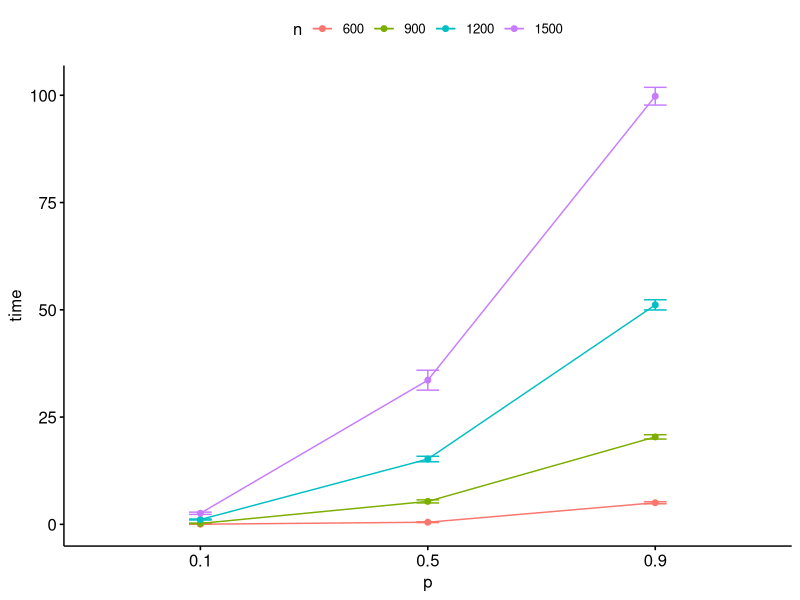
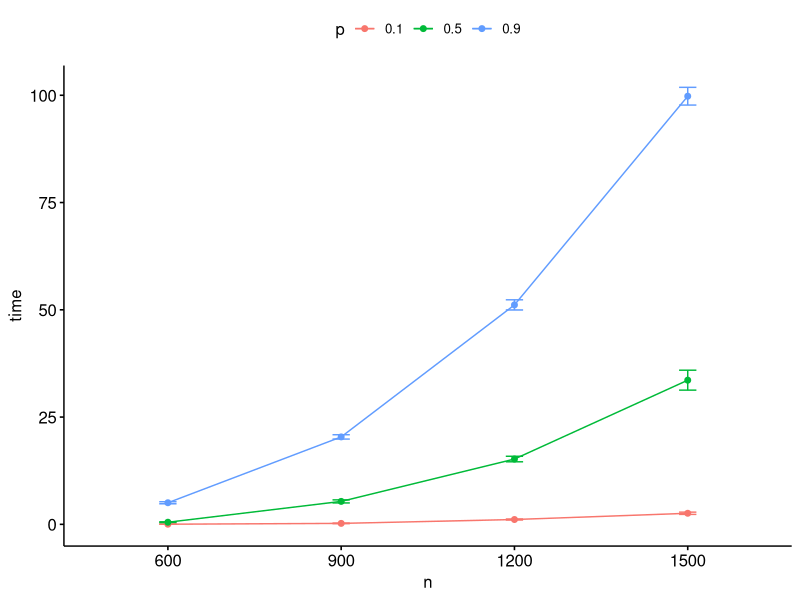
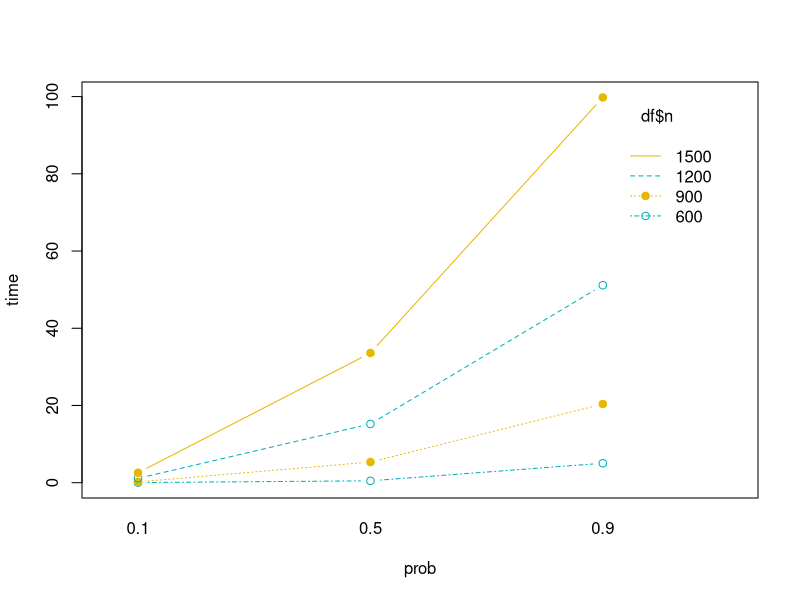
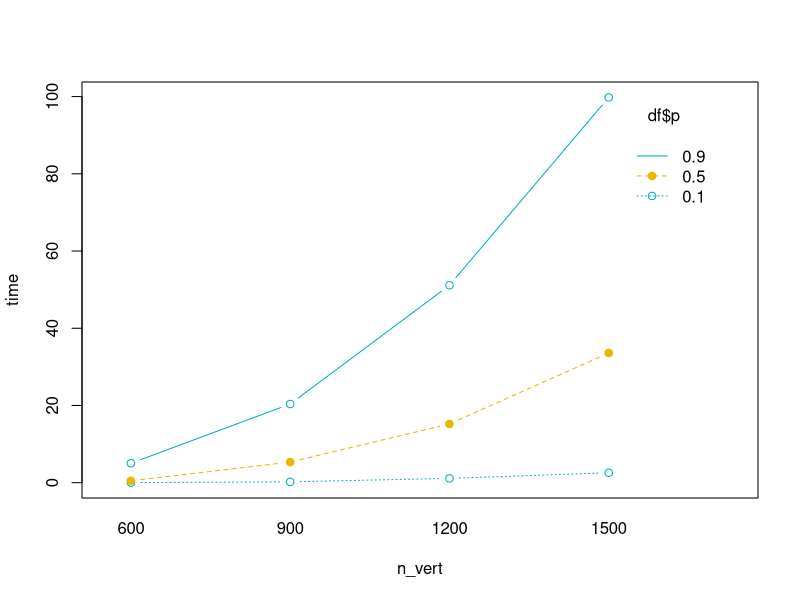
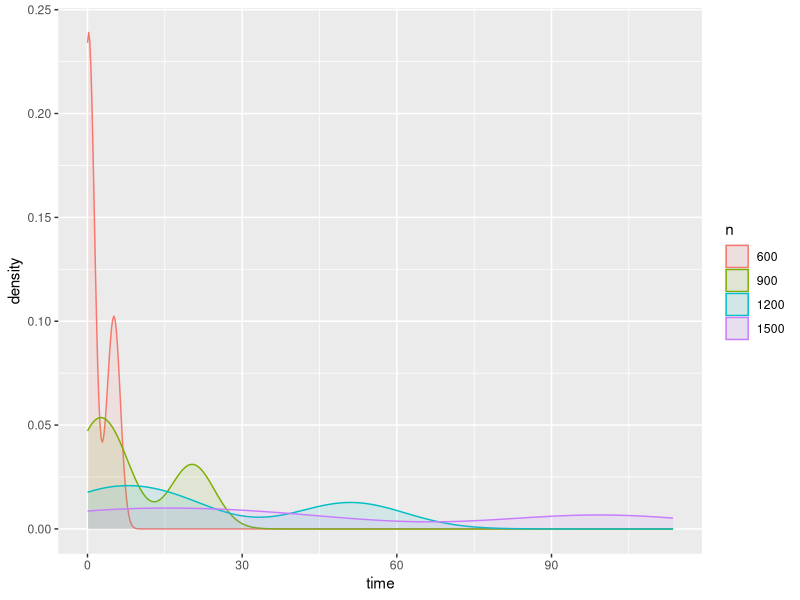
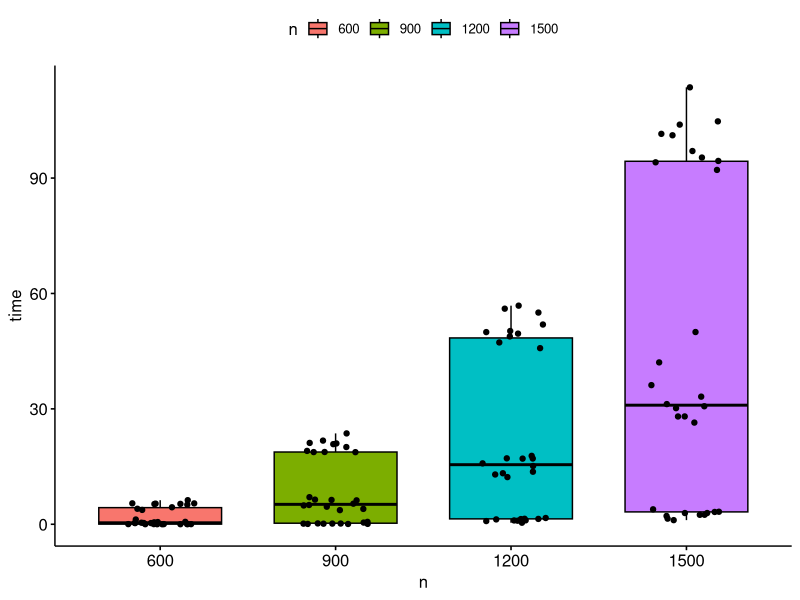
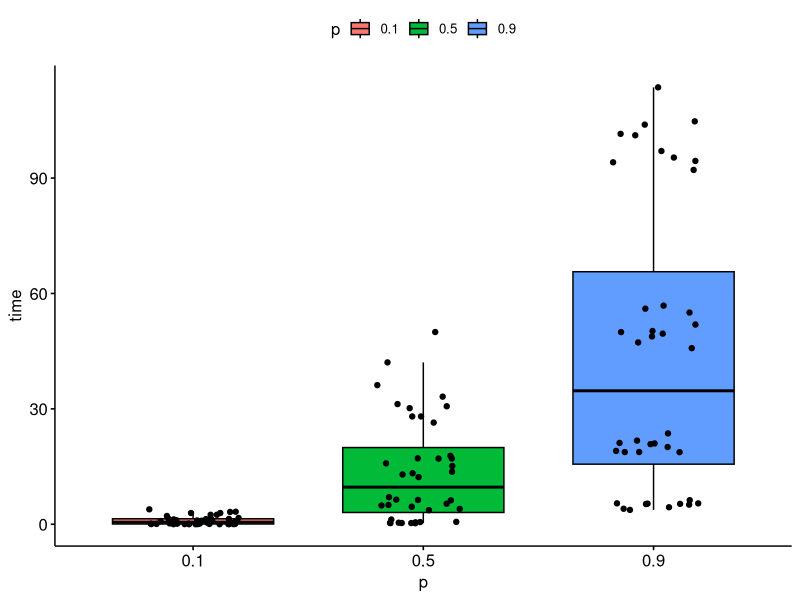
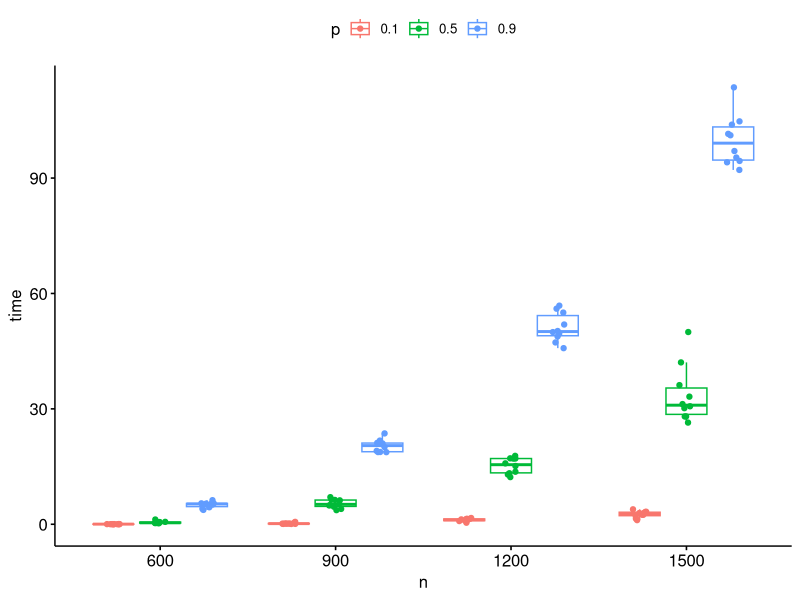

Generate these figures, in order, with R:
## ---- chunk 1
#ibrary(readr)
install.packages("ggplot2")
library(ggplot2)
install.packages("dplyr")
library(dplyr)
install.packages("car")
library(car)
#install.packages("scatterplot3d", dependencies = TRUE)
library(scatterplot3d)
#install.packages("rgl")
#library(rgl)
#options(rgl.printRglwidget = TRUE)
install.packages("ggpubr")
library("ggpubr")
require("dplyr")
## ---- chunk 2
df <- read.csv(file = "results_tests_ek.csv", header=TRUE)
df$alg = factor(df$alg)
df$n = factor(df$n)
df$p = factor(df$p)
## ---- chunk 3
summary(df)
## ---- chunk 4
ggline(df, x = "p", y = "time", color = "n", add = c("mean_se"))
ggline(df, x = "n", y = "time", color = "p", add = c("mean_se"))
interaction.plot(x.factor = df$p, trace.factor = df$n, 
                 response = df$time, fun = mean, 
                 type = "b", legend = TRUE, 
                 xlab = "prob", ylab="time",
                 pch=c(1,19), col = c("#00AFBB", "#E7B800"))
interaction.plot(x.factor = df$n, trace.factor = df$p, 
                 response = df$time, fun = mean, 
                 type = "b", legend = TRUE, 
                 xlab = "n_vert", ylab="time",
                 pch=c(1,19), col = c("#00AFBB", "#E7B800"))
## ---- chunk 5
ggplot(df, aes(x = time, color = n, fill = n)) + geom_density(alpha = 0.1)
ggboxplot(df, x = "n", y = "time", fill = "n", add = "jitter")
ggboxplot(df, x = "p", y = "time", fill = "p", add = "jitter")
ggboxplot(df, x = "n", y = "time", color = "p", add = "jitter")
ggboxplot(df, x = "p", y = "time", color = "n", add = "jitter")
## ---- chunk 6
res.aov1 <- aov(time ~ p * n, data = df)
summary(res.aov1)
## ---- chunk 7
plot(res.aov1, 1)
residuals_dinic <- residuals(res.aov1)
qqnorm(residuals_dinic)
qqline(residuals_dinic)

hist(residuals_dinic, main="Histogram of residuals", xlab="Residuals")

leveneTest(time ~ n * p, data=df)
shapiro.test(x=residuals_dinic)
## ---- chunk 8
TukeyHSD(res.aov1)
plot(TukeyHSD(res.aov1, conf.level=.95), las = 2)
## ---- chunk 9
df$timerand <- df$time
res.aov1 <- aov(timerand ~ p * n, data = df)
FS =summary(res.aov1)[[1]]$F[1]
FP=summary(res.aov1)[[1]]$F[2]
FSP = summary(res.aov1)[[1]]$F[3]
tFS = c(FS)
tFP= c(FP)
tFSP = c(FSP)
for (i in 1:5000){ 
  df$timerand =sample(df$timerand)
res.aov1 <- aov(timerand ~ p * n, data = df)
  pFS =summary(res.aov1)[[1]]$F[1]
  pFP = summary(res.aov1)[[1]]$F[2]
  pFSP = summary(res.aov1)[[1]]$F[3]
  tFS = c(tFS,pFS)
  tFP = c(tFP,pFP)
  tFSP = c(tFSP,pFSP)
}
print(length(tFS[tFS >=FS])/5000)
print(length(tFP[tFP >=FP])/5000)
print(length(tFSP[tFSP >=FSP])/5000)
ggline(df, x = "p", y = "timerand", color = "n", add = c("mean_se"))
ggline(df, x = "n", y = "timerand", color = "p", add = c("mean_se"))
